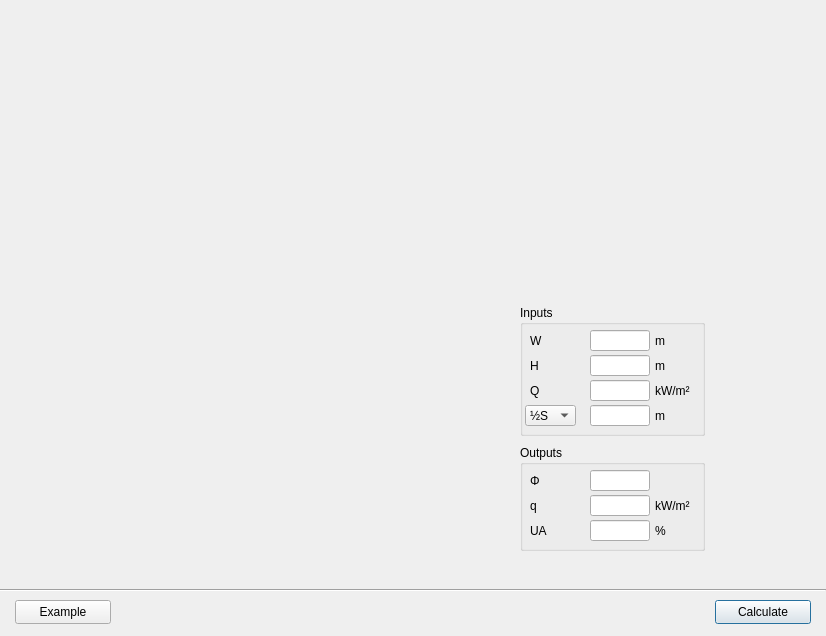
<?xml version="1.0" encoding="UTF-8"?>
<ui version="4.0">
 <class>Dialog</class>
 <widget class="QDialog" name="Dialog">
  <property name="geometry">
   <rect>
    <x>0</x>
    <y>0</y>
    <width>826</width>
    <height>636</height>
   </rect>
  </property>
  <property name="windowTitle">
   <string>BR 187 Thermal Radiation Calculation (Parallel)</string>
  </property>
  <widget class="QPushButton" name="pushButton_calculate">
   <property name="geometry">
    <rect>
     <x>715</x>
     <y>600</y>
     <width>96</width>
     <height>24</height>
    </rect>
   </property>
   <property name="text">
    <string>Calculate</string>
   </property>
  </widget>
  <widget class="QLabel" name="label">
   <property name="geometry">
    <rect>
     <x>15</x>
     <y>15</y>
     <width>796</width>
     <height>566</height>
    </rect>
   </property>
   <property name="text">
    <string/>
   </property>
   <property name="pixmap">
    <pixmap>../images/0401_parallel_simple_794_560.png</pixmap>
   </property>
  </widget>
  <widget class="Line" name="line">
   <property name="geometry">
    <rect>
     <x>0</x>
     <y>580</y>
     <width>826</width>
     <height>21</height>
    </rect>
   </property>
   <property name="orientation">
    <enum>Qt::Horizontal</enum>
   </property>
  </widget>
  <widget class="QPushButton" name="pushButton_test">
   <property name="geometry">
    <rect>
     <x>15</x>
     <y>600</y>
     <width>96</width>
     <height>24</height>
    </rect>
   </property>
   <property name="text">
    <string>Example</string>
   </property>
  </widget>
  <widget class="QGroupBox" name="groupBox">
   <property name="enabled">
    <bool>true</bool>
   </property>
   <property name="geometry">
    <rect>
     <x>520</x>
     <y>305</y>
     <width>185</width>
     <height>131</height>
    </rect>
   </property>
   <property name="title">
    <string>Inputs</string>
   </property>
   <widget class="QLabel" name="label_unit_S_or_UA">
    <property name="geometry">
     <rect>
      <x>135</x>
      <y>100</y>
      <width>40</width>
      <height>21</height>
     </rect>
    </property>
    <property name="minimumSize">
     <size>
      <width>0</width>
      <height>0</height>
     </size>
    </property>
    <property name="maximumSize">
     <size>
      <width>16777215</width>
      <height>16777215</height>
     </size>
    </property>
    <property name="text">
     <string>m</string>
    </property>
   </widget>
   <widget class="QLabel" name="label_34">
    <property name="geometry">
     <rect>
      <x>135</x>
      <y>75</y>
      <width>40</width>
      <height>21</height>
     </rect>
    </property>
    <property name="minimumSize">
     <size>
      <width>0</width>
      <height>0</height>
     </size>
    </property>
    <property name="maximumSize">
     <size>
      <width>16777215</width>
      <height>16777215</height>
     </size>
    </property>
    <property name="text">
     <string>kW/m²</string>
    </property>
   </widget>
   <widget class="QLabel" name="label_33">
    <property name="geometry">
     <rect>
      <x>135</x>
      <y>50</y>
      <width>40</width>
      <height>21</height>
     </rect>
    </property>
    <property name="minimumSize">
     <size>
      <width>0</width>
      <height>0</height>
     </size>
    </property>
    <property name="maximumSize">
     <size>
      <width>16777215</width>
      <height>16777215</height>
     </size>
    </property>
    <property name="text">
     <string>m</string>
    </property>
   </widget>
   <widget class="QLabel" name="label_32">
    <property name="geometry">
     <rect>
      <x>135</x>
      <y>25</y>
      <width>40</width>
      <height>21</height>
     </rect>
    </property>
    <property name="minimumSize">
     <size>
      <width>0</width>
      <height>0</height>
     </size>
    </property>
    <property name="maximumSize">
     <size>
      <width>16777215</width>
      <height>16777215</height>
     </size>
    </property>
    <property name="text">
     <string>m</string>
    </property>
   </widget>
   <widget class="QLineEdit" name="lineEdit_W">
    <property name="geometry">
     <rect>
      <x>70</x>
      <y>25</y>
      <width>60</width>
      <height>21</height>
     </rect>
    </property>
    <property name="sizePolicy">
     <sizepolicy hsizetype="Fixed" vsizetype="Fixed">
      <horstretch>0</horstretch>
      <verstretch>0</verstretch>
     </sizepolicy>
    </property>
    <property name="minimumSize">
     <size>
      <width>0</width>
      <height>0</height>
     </size>
    </property>
    <property name="maximumSize">
     <size>
      <width>60</width>
      <height>16777215</height>
     </size>
    </property>
    <property name="baseSize">
     <size>
      <width>0</width>
      <height>0</height>
     </size>
    </property>
    <property name="mouseTracking">
     <bool>true</bool>
    </property>
   </widget>
   <widget class="QLineEdit" name="lineEdit_H">
    <property name="geometry">
     <rect>
      <x>70</x>
      <y>50</y>
      <width>60</width>
      <height>21</height>
     </rect>
    </property>
    <property name="sizePolicy">
     <sizepolicy hsizetype="Fixed" vsizetype="Fixed">
      <horstretch>0</horstretch>
      <verstretch>0</verstretch>
     </sizepolicy>
    </property>
    <property name="minimumSize">
     <size>
      <width>0</width>
      <height>0</height>
     </size>
    </property>
    <property name="maximumSize">
     <size>
      <width>60</width>
      <height>16777215</height>
     </size>
    </property>
    <property name="baseSize">
     <size>
      <width>0</width>
      <height>0</height>
     </size>
    </property>
   </widget>
   <widget class="QLineEdit" name="lineEdit_S_or_UA">
    <property name="geometry">
     <rect>
      <x>70</x>
      <y>100</y>
      <width>60</width>
      <height>21</height>
     </rect>
    </property>
    <property name="sizePolicy">
     <sizepolicy hsizetype="Fixed" vsizetype="Fixed">
      <horstretch>0</horstretch>
      <verstretch>0</verstretch>
     </sizepolicy>
    </property>
    <property name="minimumSize">
     <size>
      <width>0</width>
      <height>0</height>
     </size>
    </property>
    <property name="maximumSize">
     <size>
      <width>60</width>
      <height>16777215</height>
     </size>
    </property>
    <property name="baseSize">
     <size>
      <width>0</width>
      <height>0</height>
     </size>
    </property>
   </widget>
   <widget class="QLineEdit" name="lineEdit_Q">
    <property name="geometry">
     <rect>
      <x>70</x>
      <y>75</y>
      <width>60</width>
      <height>21</height>
     </rect>
    </property>
    <property name="sizePolicy">
     <sizepolicy hsizetype="Fixed" vsizetype="Fixed">
      <horstretch>0</horstretch>
      <verstretch>0</verstretch>
     </sizepolicy>
    </property>
    <property name="minimumSize">
     <size>
      <width>0</width>
      <height>0</height>
     </size>
    </property>
    <property name="maximumSize">
     <size>
      <width>60</width>
      <height>16777215</height>
     </size>
    </property>
    <property name="baseSize">
     <size>
      <width>0</width>
      <height>0</height>
     </size>
    </property>
   </widget>
   <widget class="QComboBox" name="comboBox_S_or_UA">
    <property name="geometry">
     <rect>
      <x>5</x>
      <y>100</y>
      <width>51</width>
      <height>21</height>
     </rect>
    </property>
    <property name="sizePolicy">
     <sizepolicy hsizetype="Preferred" vsizetype="Preferred">
      <horstretch>0</horstretch>
      <verstretch>0</verstretch>
     </sizepolicy>
    </property>
    <property name="minimumSize">
     <size>
      <width>0</width>
      <height>0</height>
     </size>
    </property>
    <property name="maximumSize">
     <size>
      <width>80</width>
      <height>30</height>
     </size>
    </property>
    <item>
     <property name="text">
      <string>½S</string>
     </property>
    </item>
    <item>
     <property name="text">
      <string>UA</string>
     </property>
    </item>
   </widget>
   <widget class="QLabel" name="label_23">
    <property name="geometry">
     <rect>
      <x>10</x>
      <y>75</y>
      <width>43</width>
      <height>21</height>
     </rect>
    </property>
    <property name="sizePolicy">
     <sizepolicy hsizetype="Fixed" vsizetype="Fixed">
      <horstretch>0</horstretch>
      <verstretch>0</verstretch>
     </sizepolicy>
    </property>
    <property name="minimumSize">
     <size>
      <width>0</width>
      <height>0</height>
     </size>
    </property>
    <property name="maximumSize">
     <size>
      <width>50</width>
      <height>30</height>
     </size>
    </property>
    <property name="toolTip">
     <string>Heat flux of emitter</string>
    </property>
    <property name="text">
     <string>Q</string>
    </property>
   </widget>
   <widget class="QLabel" name="label_26">
    <property name="geometry">
     <rect>
      <x>10</x>
      <y>50</y>
      <width>43</width>
      <height>21</height>
     </rect>
    </property>
    <property name="sizePolicy">
     <sizepolicy hsizetype="Fixed" vsizetype="Fixed">
      <horstretch>0</horstretch>
      <verstretch>0</verstretch>
     </sizepolicy>
    </property>
    <property name="minimumSize">
     <size>
      <width>0</width>
      <height>0</height>
     </size>
    </property>
    <property name="maximumSize">
     <size>
      <width>50</width>
      <height>30</height>
     </size>
    </property>
    <property name="toolTip">
     <string>Height of emitter</string>
    </property>
    <property name="text">
     <string>H</string>
    </property>
   </widget>
   <widget class="QLabel" name="label_30">
    <property name="geometry">
     <rect>
      <x>10</x>
      <y>25</y>
      <width>43</width>
      <height>21</height>
     </rect>
    </property>
    <property name="minimumSize">
     <size>
      <width>0</width>
      <height>0</height>
     </size>
    </property>
    <property name="maximumSize">
     <size>
      <width>50</width>
      <height>30</height>
     </size>
    </property>
    <property name="toolTip">
     <string>Width of emitter</string>
    </property>
    <property name="text">
     <string>W</string>
    </property>
   </widget>
  </widget>
  <widget class="QGroupBox" name="groupBox_2">
   <property name="geometry">
    <rect>
     <x>520</x>
     <y>445</y>
     <width>185</width>
     <height>106</height>
    </rect>
   </property>
   <property name="title">
    <string>Outputs</string>
   </property>
   <widget class="QLineEdit" name="lineEdit_out_Phi">
    <property name="geometry">
     <rect>
      <x>70</x>
      <y>25</y>
      <width>60</width>
      <height>21</height>
     </rect>
    </property>
    <property name="sizePolicy">
     <sizepolicy hsizetype="Fixed" vsizetype="Fixed">
      <horstretch>0</horstretch>
      <verstretch>0</verstretch>
     </sizepolicy>
    </property>
    <property name="minimumSize">
     <size>
      <width>0</width>
      <height>0</height>
     </size>
    </property>
    <property name="maximumSize">
     <size>
      <width>60</width>
      <height>16777215</height>
     </size>
    </property>
   </widget>
   <widget class="QLineEdit" name="lineEdit_out_q">
    <property name="geometry">
     <rect>
      <x>70</x>
      <y>50</y>
      <width>60</width>
      <height>21</height>
     </rect>
    </property>
    <property name="sizePolicy">
     <sizepolicy hsizetype="Fixed" vsizetype="Fixed">
      <horstretch>0</horstretch>
      <verstretch>0</verstretch>
     </sizepolicy>
    </property>
    <property name="minimumSize">
     <size>
      <width>0</width>
      <height>0</height>
     </size>
    </property>
    <property name="maximumSize">
     <size>
      <width>60</width>
      <height>16777215</height>
     </size>
    </property>
   </widget>
   <widget class="QLineEdit" name="lineEdit_out_S_or_UA">
    <property name="geometry">
     <rect>
      <x>70</x>
      <y>75</y>
      <width>60</width>
      <height>21</height>
     </rect>
    </property>
    <property name="sizePolicy">
     <sizepolicy hsizetype="Fixed" vsizetype="Fixed">
      <horstretch>0</horstretch>
      <verstretch>0</verstretch>
     </sizepolicy>
    </property>
    <property name="minimumSize">
     <size>
      <width>0</width>
      <height>0</height>
     </size>
    </property>
    <property name="maximumSize">
     <size>
      <width>60</width>
      <height>16777215</height>
     </size>
    </property>
   </widget>
   <widget class="QLabel" name="label_11">
    <property name="geometry">
     <rect>
      <x>10</x>
      <y>25</y>
      <width>40</width>
      <height>21</height>
     </rect>
    </property>
    <property name="sizePolicy">
     <sizepolicy hsizetype="Fixed" vsizetype="Fixed">
      <horstretch>0</horstretch>
      <verstretch>0</verstretch>
     </sizepolicy>
    </property>
    <property name="minimumSize">
     <size>
      <width>40</width>
      <height>0</height>
     </size>
    </property>
    <property name="maximumSize">
     <size>
      <width>40</width>
      <height>16777215</height>
     </size>
    </property>
    <property name="toolTip">
     <string>Solved view factor</string>
    </property>
    <property name="text">
     <string>Φ</string>
    </property>
   </widget>
   <widget class="QLabel" name="label_12">
    <property name="geometry">
     <rect>
      <x>10</x>
      <y>50</y>
      <width>40</width>
      <height>21</height>
     </rect>
    </property>
    <property name="sizePolicy">
     <sizepolicy hsizetype="Fixed" vsizetype="Fixed">
      <horstretch>0</horstretch>
      <verstretch>0</verstretch>
     </sizepolicy>
    </property>
    <property name="minimumSize">
     <size>
      <width>20</width>
      <height>0</height>
     </size>
    </property>
    <property name="maximumSize">
     <size>
      <width>40</width>
      <height>16777215</height>
     </size>
    </property>
    <property name="toolTip">
     <string>Solved heat flux at receiver surface 100 % unprotected.</string>
    </property>
    <property name="text">
     <string>q</string>
    </property>
   </widget>
   <widget class="QLabel" name="label_out_S_or_UA">
    <property name="geometry">
     <rect>
      <x>10</x>
      <y>75</y>
      <width>40</width>
      <height>21</height>
     </rect>
    </property>
    <property name="sizePolicy">
     <sizepolicy hsizetype="Fixed" vsizetype="Fixed">
      <horstretch>0</horstretch>
      <verstretch>0</verstretch>
     </sizepolicy>
    </property>
    <property name="minimumSize">
     <size>
      <width>20</width>
      <height>0</height>
     </size>
    </property>
    <property name="maximumSize">
     <size>
      <width>40</width>
      <height>16777215</height>
     </size>
    </property>
    <property name="toolTip">
     <string>Solved maximum permissible unprotected area</string>
    </property>
    <property name="text">
     <string>UA</string>
    </property>
   </widget>
   <widget class="QLabel" name="label_25">
    <property name="geometry">
     <rect>
      <x>135</x>
      <y>50</y>
      <width>40</width>
      <height>21</height>
     </rect>
    </property>
    <property name="text">
     <string>kW/m²</string>
    </property>
   </widget>
   <widget class="QLabel" name="label_out_unit_S_or_UA">
    <property name="geometry">
     <rect>
      <x>135</x>
      <y>75</y>
      <width>40</width>
      <height>21</height>
     </rect>
    </property>
    <property name="text">
     <string>%</string>
    </property>
   </widget>
  </widget>
  <zorder>label</zorder>
  <zorder>pushButton_calculate</zorder>
  <zorder>line</zorder>
  <zorder>pushButton_test</zorder>
  <zorder>groupBox</zorder>
  <zorder>groupBox_2</zorder>
 </widget>
 <tabstops>
  <tabstop>pushButton_calculate</tabstop>
 </tabstops>
 <resources/>
 <connections/>
</ui>
